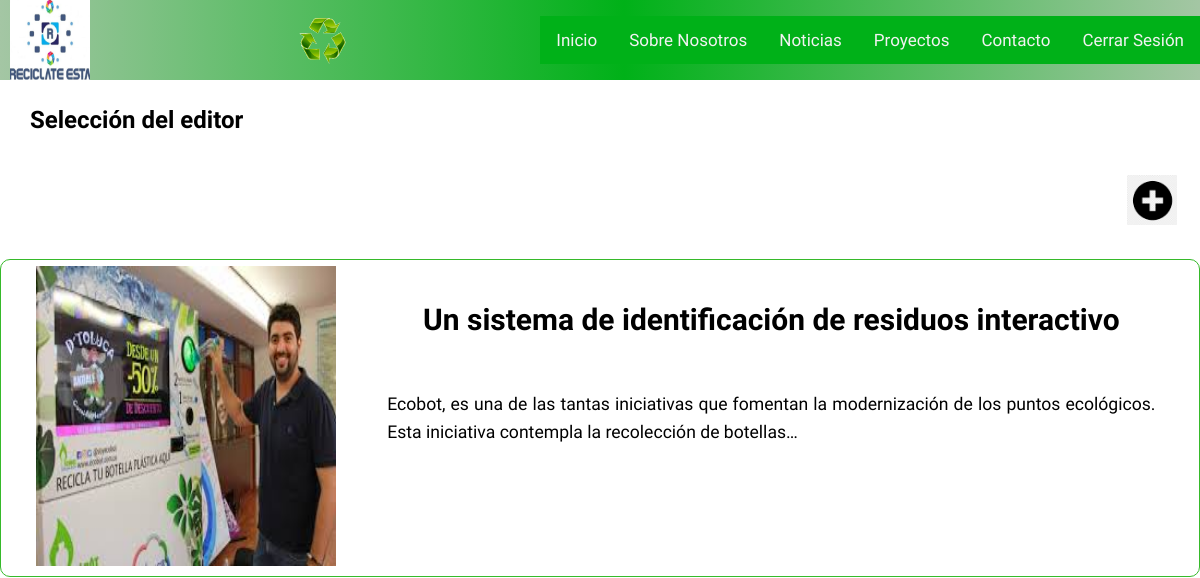
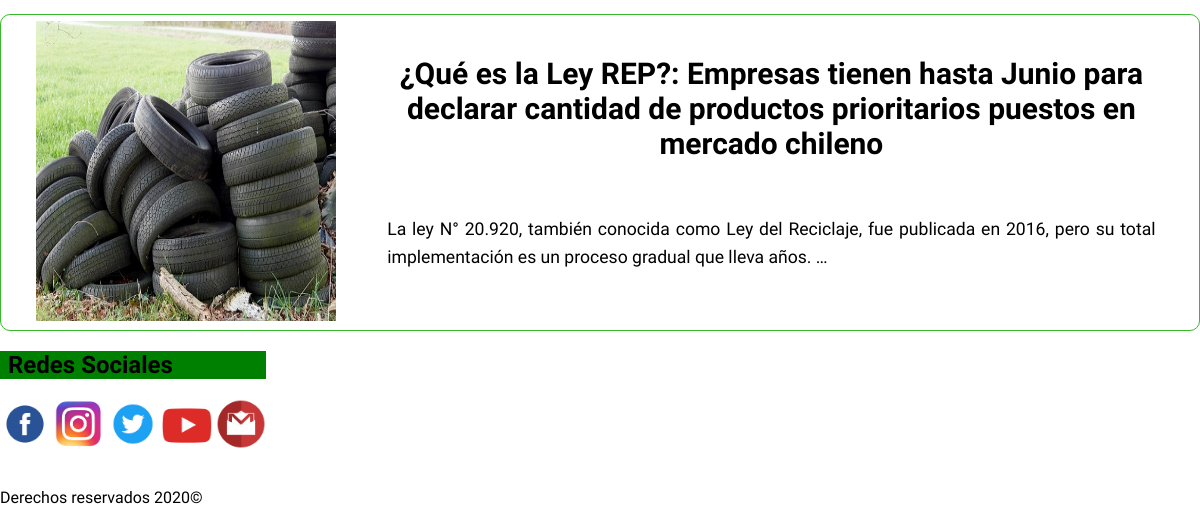
Page /noticias/ (signed in) on the earlier database version (2 pictures, top to bottom).
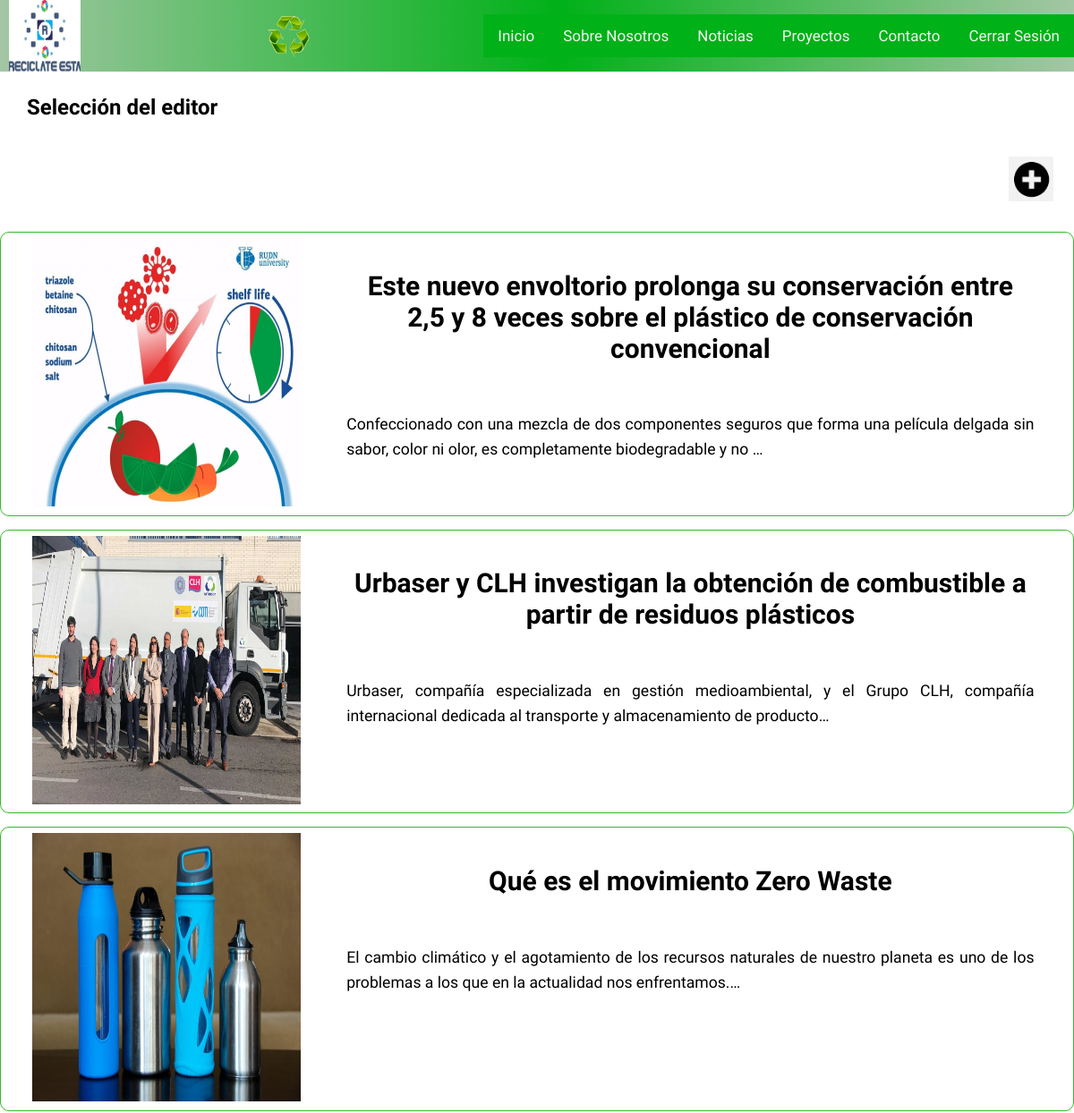
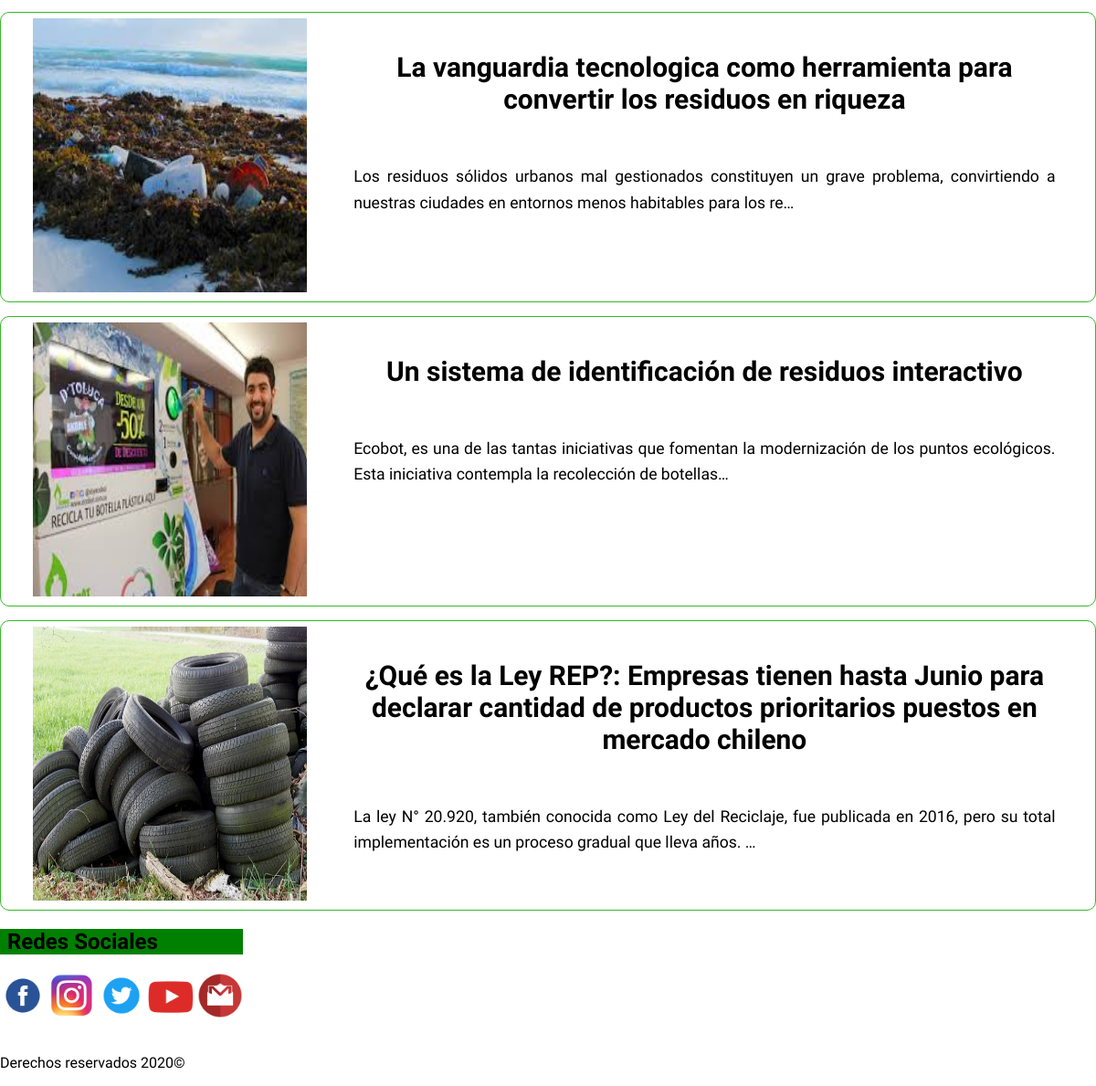
Same page on the later database version (2 pictures, top to bottom).
### noticias/models.py (models this page shows, shortened)
class Noticias(models.Model):
    autor = models.ForeignKey('auth.User', on_delete=models.CASCADE)
    titulo = models.CharField(max_length=200)
    imagen = models.ImageField(upload_to="imagenes", null=True)
    texto = models.TextField()
    etiqueta = models.IntegerField(choices=etiquetas)
    fecha_creacion = models.DateTimeField(
            default=timezone.now)
    fecha_publicacion = models.DateTimeField(
            blank=True, null=True)
    class Meta:
        permissions = (
            ('editor',_('Es editor')),
            ('lector',_('Es lector')),
        )

### noticias/views.py (the view)
# urls.py: path('noticias/', views.lista_noticias, name='lista_noticias'),
def lista_noticias(request):
    usuario = request.user
    if usuario.has_perm('noticias.editor'):
        noticias = Noticias.objects.filter(fecha_publicacion__lte=timezone.now()).order_by('-fecha_publicacion')
    elif  usuario.has_perm('noticias.lector'):
        noticias = Noticias.objects.filter(fecha_publicacion__lte=timezone.now()).order_by('-fecha_publicacion').filter(etiqueta=0)
    else:
        noticias = Noticias.objects.filter(fecha_publicacion__lte=timezone.now()).order_by('-fecha_publicacion').filter(etiqueta=3)
    return render(request, 'noticias/noticias.html', {'noticias': noticias})

### noticias/templatetags/user_tags.py (called while the page is built)
@register.filter(name='has_group')
def has_group(user, group_name):
    group = Group.objects.get(name=group_name)
    return True if group in user.groups.all() else False

### noticias/templates/noticias/noticias.html
{% extends 'noticias/base.html' %}
{% load static %}
{% load user_tags %}
{% block content %}
  <div class="intro">
    <h2>Selección del editor</h2>
  </div>
{% if request.user|has_group:"Editor" %}
<div class="editar">
  <a href="{% url 'nueva_noticia' %}" class="item end-xs col-xs-1">
    <img src="{% static 'img/agregar.png' %}" class="icono">
  </a>
</div>
{% endif %}
  {% for noticia in noticias %}
  <section class="row">
    <div class="titular">
      <div class="item center-xs col-xs-12">
        <a href="{% url 'noticia_completa' pk=noticia.pk %}">
          <div class="img-titular">
            <img src="{{ noticia.imagen.url }}" class="mini">
          </div>
          <div class="titulo-titular">
            <h3>{{ noticia.titulo }}</h3>
          </div>
          <div class="extracto-titular">
            <p>{{ noticia.texto|truncatechars:150 }}
            </p>
          </div>
        </a>
      </div>
    </div>
  {% endfor %}
{% endblock %}

### noticias/templates/noticias/base.html (shortened to what this page needs)
{% load static %}
<!DOCTYPE html>
<html lang="es">
    <head>
        <link rel="stylesheet" href="{% static 'css/flexboxgrid.min.css' %}">
        <link rel="stylesheet" href="{% static 'owlcarousel/owl.carousel.min.css' %}">
        <link rel="stylesheet" href="{% static 'owlcarousel/owl.theme.default.min.css' %}">
        <link href="{% static 'css/style.css' %}" rel="stylesheet" type="text/css" />
    </head>
    <body>
        <header>
            <div class="menu row">
            <img class="logos" src="{% static 'img/logos.jpg' %}" alt="log">
            <img class="logo" src="{% static 'img/logo.gif' %}" alt="logo">
            <div id="menu_responsivo" class="menu_resp">
            <a href="{% url 'inicio' %}">Inicio</a>
            <a href="{% url 'nosotros' %}">Sobre Nosotros</a>
            <a href="{% url 'lista_noticias' %}">Noticias</a>
            <a href="{% url 'proyectos' %}">Proyectos</a>
            <a href="{% url 'contacto' %}">Contacto</a>
            {% if user.is_authenticated %}
                <a href="{% url 'logout' %}">Cerrar Sesión</a>
            {% else %}
            <a href="{% url 'login' %}">Iniciar Sesión</a>
            {% endif %}
            </div>
            </div>
        </header>
        {% block content %}
        {% endblock %}
        <footer>
            <h2 class="col-xs-12">Redes Sociales</h2>
            <a href="https://www.facebook.com" target="_blank"><img src="{% static 'img/face.png' %}" alt="Facebook"></a>
            <a href="https://www.instagram.com" target="_blank"><img src="{% static 'img/insta.png' %}" alt="Instagram"></a>
            <a href="https://twitter.com" target="_blank"><img src="{% static 'img/twit.png' %}" alt="Twitter"></a>
            <a href="https://www.youtube.com" target="_blank"><img src="{% static 'img/yt.png' %}" alt="Youtube"></a>
            <a href="https://gmail.com" target="_blank"><img src="{% static 'img/gmail.png' %}" alt="GMail"></a>
            <br>
            <br>
            <p>Derechos reservados 2020©</p>
        </footer>
    </body>
</html>

### noticias/static/css/style.css (style rules this page uses)
.logo { height: 50px; width: 50px; margin-left: 15px; }
.logos { height: 80px; width: 80px; margin-left: 10px; }
.menu { display: flex; justify-content: space-between; align-items: center; background: #a4c6a4; background: -moz-linear-gradient(left, #a4c6a4 0%, #00b118 52%, #a4c6a4 100%); background: -webkit-gradient(left top, right top, color-stop(0%, #a4c6a4), color-stop(52%, #00b118), color-stop(100%, #a4c6a4)); background: -webkit-linear-gradient(left, #a4c6a4 0%, #00b118 52%, #a4c6a4 100%); background: -o-linear-gradient(left, #a4c6a4 0%, #00b118 52%, #a4c6a4 100%); background: -ms-linear-gradient(left, #a4c6a4 0%, #00b118 52%, #a4c6a4 100%); background: linear-gradient(to right, #a4c6a4 0%, #00b118 52%, #a4c6a4 100%); filter: progid:DXImageTransform.Microsoft.gradient( startColorstr='#a4c6a4', endColorstr='#a4c6a4', GradientType=1 ); }
body { font-family: 'Alata', sans-serif; margin: 0; padding: 0; }
img { align-self: center; flex: 0 0 auto; }
.editar { padding: 15px; text-align: right; }
.row { margin-left: 0px; margin-right: 0px; }
footer h2 { background: #008000; }
footer img { height: 50px; width: 50px; }
html,body { height: 100%; margin:0px; }
.menu_resp { overflow: hidden; background-color: #00b118; }
.menu_resp a { float: left; display: block; color: #f2f2f2; text-align: center; padding: 14px 16px; text-decoration: none; font-size: 17px; }
.mini { height: 300px; width: 300px; }
.titular { margin-top: 15px; display: flex; flex-wrap: wrap; justify-content: space-around; border-radius: 10px 10px 10px 10px; -moz-border-radius: 10px 10px 10px 10px; -webkit-border-radius: 10px 10px 10px 10px; border: 1px solid #36b92a; }
.titular a { text-decoration: none; color: #000000; }
.img-titular { width: 28%; overflow: hidden; float: left; margin-top: .5%; margin-right: 1%; margin-bottom: .5%; margin-left: 1%; }
.titulo-titular { width: 65%; overflow: hidden; font-size: 1.6em; float: left; margin-top: 1%; margin-right: 1%; margin-bottom: 0.5%; margin-left: 2%; font-weight: normal; }
.extracto-titular { width: 65%; overflow: hidden; float: left; margin-top: 0%; margin-right: 1%; margin-bottom: .5%; margin-left: 2%; line-height: 1.6em; text-align: justify; font-size: 1.1em; }
.icono { height: 50px; width: 50px; }
.intro { width: 95%; margin-top: .5%; margin-right: auto; margin-bottom: .5%; margin-left: auto; clear: both; float: none; overflow: hidden; }

Differences in the rows shown:
added Noticias: imagen (picture), titulo "Este nuevo envoltorio prolonga su conservación entre 2,5 y 8 veces sobre el plástico de conservación convencional", texto "Confeccionado con una mezcla de dos componentes seguros que forma una película delgada sin sabor, color ni olor, es completamente biodegradable y no …"
added Noticias: imagen (picture), titulo "Urbaser y CLH investigan la obtención de combustible a partir de residuos plásticos", texto "Urbaser, compañía especializada en gestión medioambiental, y el Grupo CLH, compañía internacional dedicada al transporte y almacenamiento de producto…"
added Noticias: imagen (picture), titulo "Qué es el movimiento Zero Waste", texto "El cambio climático y el agotamiento de los recursos naturales de nuestro planeta es uno de los problemas a los que en la actualidad nos enfrentamos.…"
added Noticias: imagen (picture), titulo "La vanguardia tecnologica como herramienta para convertir los residuos en riqueza", texto "Los residuos sólidos urbanos mal gestionados constituyen un grave problema, convirtiendo a nuestras ciudades en entornos menos habitables para los re…"
